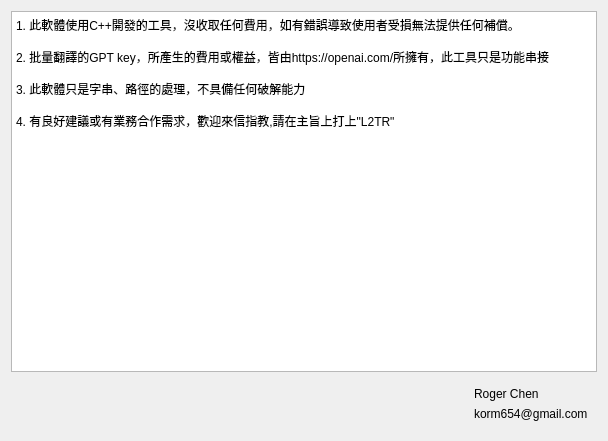
<?xml version="1.0" encoding="UTF-8"?>
<ui version="4.0">
 <class>StageAbout</class>
 <widget class="QWidget" name="StageAbout">
  <property name="geometry">
   <rect>
    <x>0</x>
    <y>0</y>
    <width>608</width>
    <height>441</height>
   </rect>
  </property>
  <property name="windowTitle">
   <string>Form</string>
  </property>
  <layout class="QGridLayout" name="gridLayout">
   <item row="0" column="0">
    <widget class="QTextEdit" name="textEdit">
     <property name="styleSheet">
      <string notr="true">background-color: rgb(255, 255, 255);

QTextEdit { padding: 20px; }</string>
     </property>
     <property name="readOnly">
      <bool>true</bool>
     </property>
     <property name="html">
      <string>&lt;!DOCTYPE HTML PUBLIC &quot;-//W3C//DTD HTML 4.0//EN&quot; &quot;http://www.w3.org/TR/REC-html40/strict.dtd&quot;&gt;
&lt;html&gt;&lt;head&gt;&lt;meta name=&quot;qrichtext&quot; content=&quot;1&quot; /&gt;&lt;meta charset=&quot;utf-8&quot; /&gt;&lt;style type=&quot;text/css&quot;&gt;
p, li { white-space: pre-wrap; }
&lt;/style&gt;&lt;/head&gt;&lt;body style=&quot; font-family:'Microsoft JhengHei UI'; font-size:9pt; font-weight:400; font-style:normal;&quot;&gt;
&lt;p style=&quot; margin-top:0px; margin-bottom:0px; margin-left:0px; margin-right:0px; -qt-block-indent:0; text-indent:0px;&quot;&gt;1. 此軟體使用C++開發的工具，沒收取任何費用，如有錯誤導致使用者受損無法提供任何補償。&lt;/p&gt;
&lt;p style=&quot; margin-top:0px; margin-bottom:0px; margin-left:0px; margin-right:0px; -qt-block-indent:0; text-indent:0px;&quot;&gt;&lt;br /&gt;2. 批量翻譯的GPT key，所產生的費用或權益，皆由https://openai.com/所擁有，此工具只是功能串接&lt;/p&gt;
&lt;p style=&quot;-qt-paragraph-type:empty; margin-top:0px; margin-bottom:0px; margin-left:0px; margin-right:0px; -qt-block-indent:0; text-indent:0px;&quot;&gt;&lt;br /&gt;&lt;/p&gt;
&lt;p style=&quot; margin-top:0px; margin-bottom:0px; margin-left:0px; margin-right:0px; -qt-block-indent:0; text-indent:0px;&quot;&gt;3. 此軟體只是字串、路徑的處理，不具備任何破解能力&lt;/p&gt;
&lt;p style=&quot;-qt-paragraph-type:empty; margin-top:0px; margin-bottom:0px; margin-left:0px; margin-right:0px; -qt-block-indent:0; text-indent:0px;&quot;&gt;&lt;br /&gt;&lt;/p&gt;
&lt;p style=&quot; margin-top:0px; margin-bottom:0px; margin-left:0px; margin-right:0px; -qt-block-indent:0; text-indent:0px;&quot;&gt;4. 有良好建議或有業務合作需求，歡迎來信指教,請在主旨上打上&amp;quot;L2TR&amp;quot;&lt;/p&gt;
&lt;p style=&quot;-qt-paragraph-type:empty; margin-top:0px; margin-bottom:0px; margin-left:0px; margin-right:0px; -qt-block-indent:0; text-indent:0px;&quot;&gt;&lt;br /&gt;&lt;/p&gt;
&lt;p style=&quot;-qt-paragraph-type:empty; margin-top:0px; margin-bottom:0px; margin-left:0px; margin-right:0px; -qt-block-indent:0; text-indent:0px;&quot;&gt;&lt;br /&gt;&lt;/p&gt;&lt;/body&gt;&lt;/html&gt;</string>
     </property>
    </widget>
   </item>
   <item row="1" column="0">
    <widget class="QWidget" name="widget" native="true">
     <property name="minimumSize">
      <size>
       <width>0</width>
       <height>40</height>
      </size>
     </property>
     <layout class="QGridLayout" name="gridLayout_2">
      <item row="0" column="0">
       <spacer name="horizontalSpacer">
        <property name="orientation">
         <enum>Qt::Horizontal</enum>
        </property>
        <property name="sizeHint" stdset="0">
         <size>
          <width>380</width>
          <height>20</height>
         </size>
        </property>
       </spacer>
      </item>
      <item row="0" column="1">
       <widget class="QWidget" name="widget_2" native="true">
        <property name="styleSheet">
         <string notr="true">font: 18px &quot;Microsoft JhengHei UI&quot;;</string>
        </property>
        <layout class="QGridLayout" name="gridLayout_3">
         <property name="leftMargin">
          <number>0</number>
         </property>
         <property name="topMargin">
          <number>0</number>
         </property>
         <property name="rightMargin">
          <number>0</number>
         </property>
         <property name="bottomMargin">
          <number>0</number>
         </property>
         <item row="0" column="0">
          <widget class="QLabel" name="label_2">
           <property name="text">
            <string>Roger Chen</string>
           </property>
          </widget>
         </item>
         <item row="1" column="0">
          <widget class="QLabel" name="label">
           <property name="text">
            <string>korm654@gmail.com</string>
           </property>
          </widget>
         </item>
        </layout>
       </widget>
      </item>
     </layout>
    </widget>
   </item>
  </layout>
 </widget>
 <resources/>
 <connections/>
</ui>
